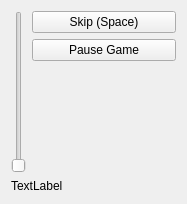
<?xml version="1.0" encoding="UTF-8"?>
<ui version="4.0">
 <class>Player</class>
 <widget class="QWidget" name="Player">
  <property name="geometry">
   <rect>
    <x>0</x>
    <y>0</y>
    <width>187</width>
    <height>204</height>
   </rect>
  </property>
  <property name="sizePolicy">
   <sizepolicy hsizetype="Expanding" vsizetype="Expanding">
    <horstretch>0</horstretch>
    <verstretch>0</verstretch>
   </sizepolicy>
  </property>
  <property name="windowTitle">
   <string>Player</string>
  </property>
  <layout class="QGridLayout" name="gridLayout">
   <item row="0" column="0">
    <layout class="QHBoxLayout" name="videoPlayerLayout">
     <item>
      <widget class="QSlider" name="volumeSlider">
       <property name="maximum">
        <number>100</number>
       </property>
       <property name="orientation">
        <enum>Qt::Vertical</enum>
       </property>
      </widget>
     </item>
    </layout>
   </item>
   <item row="0" column="1">
    <layout class="QVBoxLayout" name="verticalLayout">
     <item>
      <widget class="QPushButton" name="skipPushButton">
       <property name="text">
        <string>Skip (Space)</string>
       </property>
       <property name="shortcut">
        <string>Space</string>
       </property>
      </widget>
     </item>
     <item>
      <widget class="QPushButton" name="pausePushButton">
       <property name="text">
        <string>Pause Game</string>
       </property>
      </widget>
     </item>
     <item>
      <spacer name="verticalSpacer">
       <property name="orientation">
        <enum>Qt::Vertical</enum>
       </property>
       <property name="sizeHint" stdset="0">
        <size>
         <width>20</width>
         <height>40</height>
        </size>
       </property>
      </spacer>
     </item>
    </layout>
   </item>
   <item row="1" column="0" colspan="2">
    <widget class="QLabel" name="descriptionLabel">
     <property name="text">
      <string>TextLabel</string>
     </property>
    </widget>
   </item>
  </layout>
 </widget>
 <resources/>
 <connections/>
</ui>
